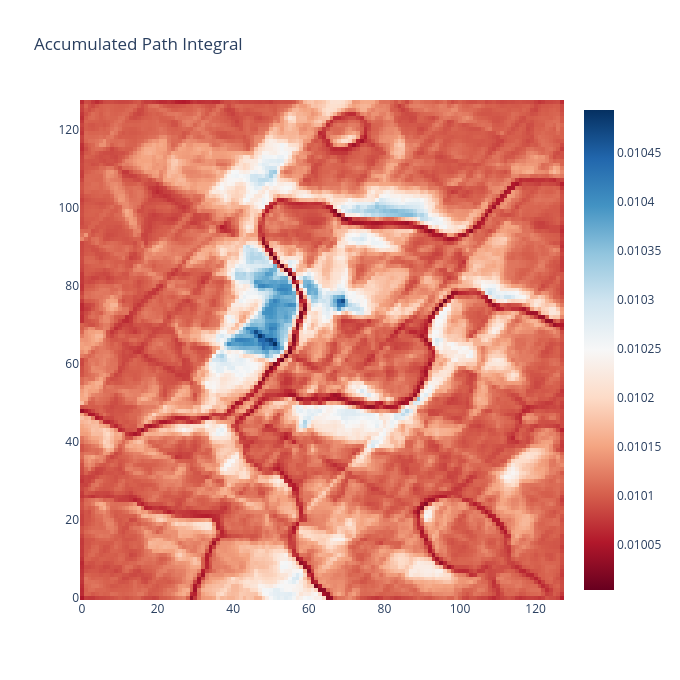

Notebook cell for this chart:
### Code cell
def plot_acc_heatmap(diff):
    plot_heatmap(diff, "Accumulated Path Integral")


# plot accumulated path integral as heatmap for the example heightmap:
gradient_field = torch.from_numpy(np.stack(np.gradient(height), axis=-1)).float()
distrib = precompute_distributions(-gradient_field, act="softmax", temperature=0.01)
grad_magnitudes = torch.norm(gradient_field, dim=-1)
plot_acc_heatmap(
    accumulated_path_integrals(
        grad_magnitudes, distrib, steps=128, evaporate=0.01, max_erode_step=0.02
    )
)
# print(calculate_PR(acc_integral, d=2.0 / height.shape[0], inverse=True, normalize=True))


# problems:
# 1. a cell must have max capacity and redistribute when overflowed
# 2. better to have not water amount per cell, but the amount of flow passing through the cell

### Figure 1 — Plotly figure (JSON) as saved in the notebook; plotly's stock layout.template omitted (floating-point values rounded to 4 significant figures; data arrays with more than 128 entries replaced by an {"elided": "..."} marker saying what was removed)
{"data": [{"colorscale": [[0, "rgb(103,0,31)"], [0.1, "rgb(178,24,43)"], [0.2, "rgb(214,96,77)"], [0.3, "rgb(244,165,130)"], [0.4, "rgb(253,219,199)"], [0.5, "rgb(247,247,247)"], [0.6, "rgb(209,229,240)"], [0.7, "rgb(146,197,222)"], [0.8, "rgb(67,147,195)"], [0.9, "rgb(33,102,172)"], [1, "rgb(5,48,97)"]], "type": "heatmap", "z": {"elided": "128x128 float values"}}], "layout": {"height": 680, "title": {"text": "Accumulated Path Integral"}, "width": 680}}
